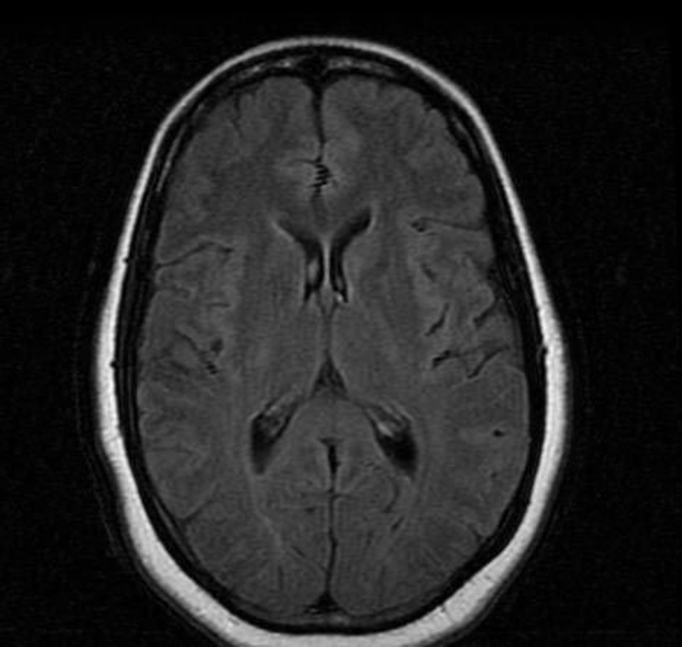
%> input picture 5.Segmentation/splt_merge/img.png, 2046 x 1941 px (shown at 1/3 size)
$ octave main.m   (GNU Octave 9; MATLAB toolbox functions it lacks are replaced by stand-ins)
%> lines starting %> are read from the running program, lines starting %| are printed output that depends on the picture
### 5.Segmentation/splt_merge/split256.m
function I=split256(A,Th)
n=128;I=A;r=2*n;
T=max(max(I))-min(min(I));
if T<Th
    I(1:r,1:r)=ceil(mean(mean(I(1:r,1:r))));
else
M1=split128(I(1:n,1:n),Th);
M2=split128(I(n+1:r,1:n),Th);
M3=split128(I(1:n,n+1:r),Th);
M4=split128(I(n+1:r,n+1:r),Th);
I1=cat(1,M1,M2);
I2=cat(1,M3,M4);
I=cat(2,I1,I2);
I=merge(I,Th);
end
end

### 5.Segmentation/splt_merge/split128.m
function I=split128(A,Th)
n=64;I=A;r=2*n;
T=max(max(I))-min(min(I));
if T<Th
    I(1:r,1:r)=ceil(mean(mean(I(1:r,1:r))));
else
M1=split64(I(1:n,1:n),Th);
M2=split64(I(n+1:r,1:n),Th);
M3=split64(I(1:n,n+1:r),Th);
M4=split64(I(n+1:r,n+1:r),Th);
I1=cat(1,M1,M2);
I2=cat(1,M3,M4);
I=cat(2,I1,I2);
I=merge(I,Th);
end
end

### 5.Segmentation/splt_merge/split64.m
function I=split64(A,Th)
n=32;I=A;r=2*n;
T=max(max(I))-min(min(I));
if T<Th
    I(1:r,1:r)=ceil(mean(mean(I(1:r,1:r))));
else
M1=split32(I(1:n,1:n),Th);
M2=split32(I(n+1:r,1:n),Th);
M3=split32(I(1:n,n+1:r),Th);
M4=split32(I(n+1:r,n+1:r),Th);
I1=cat(1,M1,M2);
I2=cat(1,M3,M4);
I=cat(2,I1,I2);
I=merge(I,Th);
end
end

### 5.Segmentation/splt_merge/split32.m
function I=split32(A,Th)
n=16;I=A;r=2*n;
T=max(max(I))-min(min(I));
if T<Th
    I(1:r,1:r)=ceil(mean(mean(I(1:r,1:r))));
else
M1=split16(I(1:n,1:n),Th);
M2=split16(I(n+1:r,1:n),Th);
M3=split16(I(1:n,n+1:r),Th);
M4=split16(I(n+1:r,n+1:r),Th);
I1=cat(1,M1,M2);
I2=cat(1,M3,M4);
I=cat(2,I1,I2);
I=merge(I,Th);
end
end

### 5.Segmentation/splt_merge/split16.m
function I=split16(A,Th)
I=A;n=8;r=2*n;
T=max(max(I))-min(min(I));
if T<Th
    I(1:r,1:r)=ceil(mean(mean(I(1:r,1:r))));
else
M1=split8(I(1:n,1:n),Th);
M2=split8(I(n+1:r,1:n),Th);
M3=split8(I(1:n,n+1:r),Th);
M4=split8(I(n+1:r,n+1:r),Th);
I1=cat(1,M1,M2);
I2=cat(1,M3,M4);
I=cat(2,I1,I2);
I=merge(I,Th);
end
end

### 5.Segmentation/splt_merge/split8.m
function I=split8(A,Th)
n=4;r=2*n;
I=A;
T=max(max(I))-min(min(I));
if T<Th
    I(1:r,1:r)=ceil(mean(mean(I(1:r,1:r))));
else
M1=splite4(I(1:n,1:n),Th);
M2=splite4(I(n+1:r,1:n),Th);
M3=splite4(I(1:n,n+1:r),Th);
M4=splite4(I(n+1:r,n+1:r),Th);
I1=cat(1,M1,M2);
I2=cat(1,M3,M4);
I=cat(2,I1,I2);
I=merge(I,Th);
end
end

### 5.Segmentation/splt_merge/splite4.m
function I=splite4(I,Th)
w=2;n=4;
T=max(max(I))-min(min(I));
if T<Th
   I(1:n,1:n)=ceil(mean(mean(I(1:n,1:n))));

else
M1=split2(I(1:w,1:w),Th);
M2=split2(I(w+1:n,1:w),Th);
M3=split2(I(1:w,w+1:n),Th);
M4=split2(I(w+1:n,w+1:n),Th);
I1=cat(1,M1,M2);
I2=cat(1,M3,M4);
I=cat(2,I1,I2);
I=merge(I,Th);
end
end

### 5.Segmentation/splt_merge/merge.m
function B=merge(I,th)
[n m]=size(I);
B=zeros(n,m);
for i=1:n
for j=1:m-1
for p=j+1:m
    if (B(i,p)==0)
        if abs(I(i,p-1)-I(i,p))<=th
            T=max(I(i,p-1),I(i,p));
             B(i,p-1)=T;
             B(i,p)=T;
        else
            break
        end
     end
end
end
end
B;
for i=1:n-1
for j=1:m
for p=i+1:n
    if ((B(p-1,j)~=0) && abs(I(p-1,j)-I(p,j))<=th)
        B(p,j)=B(p-1,j);
    end
    if (B(p-1,j)==0)
        if abs(I(p-1,j)-I(p,j))<=th
             T=max(I(p-1,j),I(p,j));
             B(p-1,j)=T;
             B(p,j)=T;
        else
            break
        end
    end
end
end
end
B;

for i=1:n-1
for j=1:m-1
for p=i+1:n
    if ((B(p-1,p-1)~=0) && abs(I(p-1,p-1)-I(p,p))<=th)
        B(p,p)=B(p-1,p-1);
    end
    if (B(p-1,p-1)==0)
        if abs(I(p-1,p-1)-I(p,p))<=th
            T=max(I(p-1,p-1),I(p,p));
             B(p-1,p-1)=T;
             B(p,p)=T;
        else
            break
        end
    end
end
end
end
for i=1:n
    for j=1:m
        if B(i,j)==0
            B(i,j)=I(i,j);
        end
    end
end
B;
end

### 5.Segmentation/splt_merge/split2.m
function I=split2(I,Th)
T=max(max(I))-min(min(I));
[l c]=size(I);
if T<Th
    I(1:l,1:c)=ceil(mean(mean(I(1:l,1:c))));
else
    I=merge(I,Th);
end
end

### 5.Segmentation/splt_merge/main.m
clear all
close all
clc
I=imread('img.png');
%> I is the input picture: size 1941x2046x3 uint8; min 0, max 252, mean 36.3
I=imresize(I,[256 256]);
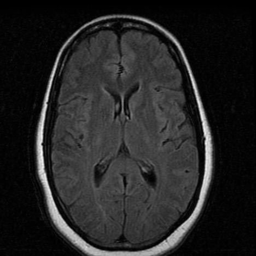
%> I: size 256x256x3 uint8; min 0, max 248, mean 36.3
[n m l]=size(I);
%> n = 256; m = 256; l = 3
if l==3
    I=rgb2gray(I);
%> I: size 256x256 uint8
end
imshow(I)
Th=4;
J=split256(I,Th);
%> in split256, `T=max(max(I))-min(min(I));`: T = 248
%> in split128, `I=A`:
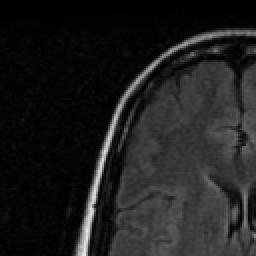
%> I: size 128x128 uint8 (shown 2 times larger); min 0, max 234, mean 30.4
%> in split128, `T=max(max(I))-min(min(I));`: T = 234
%> in split64, `T=max(max(I))-min(min(I));`: T = 194
%> in split32, `T=max(max(I))-min(min(I));`: T = 12
%> in split16, `T=max(max(I))-min(min(I));`: T = 4
%> in split8, `I=A;`: I = [0 0 0 0 0 0 0 0; 0 0 0 0 0 0 0 0; 0 0 0 0 0 0 0 0; 0 0 0 0 0 0 0 0; 0 0 0 0 0 0 0 0; 0 0 0 0 0 0 0 0; 0 0 0 0 0 0 0 0; 0 0 0 0 0 0 0 0]
%> in split8, `T=max(max(I))-min(min(I));`: T = 0
%> in split16, `M1=split8(I(1:n,1:n),Th);`: M1 has the same summary as I in split8
%> in splite4, `T=max(max(I))-min(min(I));`: T = 2
%> after the loop in merge, `for i=1:n`: B = [2 2 2 2 2 2 2 2; 2 2 2 2 2 2 2 2; 2 2 2 2 2 2 2 2; 2 2 2 2 2 2 2 2; 3 3 3 3 3 3 3 3; 3 3 3 3 3 3 3 3; 3 3 3 3 3 3 3 3; 3 3 3 3 3 3 3 3]
%> after the loop in merge, `for i=1:n-1`: B = [2 2 2 2 2 2 2 2; 2 2 2 2 2 2 2 2; 2 2 2 2 2 2 2 2; 2 2 2 2 2 2 2 2; 2 2 2 2 2 2 2 2; 2 2 2 2 2 2 2 2; 2 2 2 2 2 2 2 2; 2 2 2 2 2 2 2 2]
%> in split16, `M2=split8(I(n+1:r,1:n),Th);`: M2 has the same summary as B in merge
%> in split16, `M3=split8(I(1:n,n+1:r),Th);`: M3 = [1 1 1 1 1 1 1 1; 1 1 1 1 1 1 1 1; 1 1 1 1 1 1 1 1; 1 1 1 1 1 1 1 1; 1 1 1 1 1 1 1 1; 1 1 1 1 1 1 1 1; 1 1 1 1 1 1 1 1; 1 1 1 1 1 1 1 1]
%> in split16, `M4=split8(I(n+1:r,n+1:r),Th);`: M4 has the same summary as B in merge
%> in split2, `T=max(max(I))-min(min(I));`: T = 2
%> call 2 of split32, with Th = 4
%> in split32 (call 2), `I=A`:
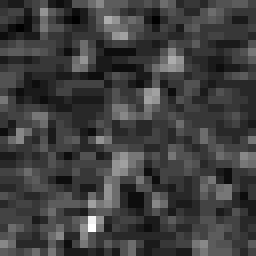
%> I: size 32x32 uint8 (shown 8 times larger); min 0, max 19, mean 4.69; drawn with min black and max white
%> in split32 (call 2), `T=max(max(I))-min(min(I));`: T = 19
%> call 2 of split64, with Th = 4
%> in split64 (call 2), `I1=cat(1,M1,M2);`:
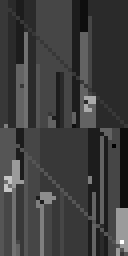
%> I1: size 64x32 double (shown 4 times larger); min 2, max 20, mean 6.43; drawn with min black and max white
%> in split64 (call 2), `I2=cat(1,M3,M4);`:
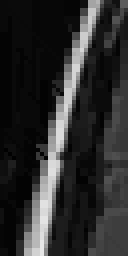
%> I2: size 64x32 double (shown 4 times larger); min 1, max 230, mean 44.3
%> call 3 of split64, with Th = 4
%> in split64 (call 3), `I=A`:
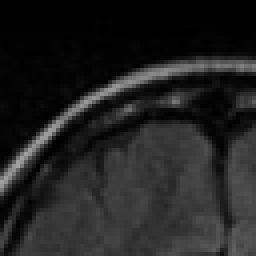
%> I: size 64x64 uint8 (shown 4 times larger); min 0, max 164, mean 33.5
%> in split32 (call 11), `I=cat(2,I1,I2);`:
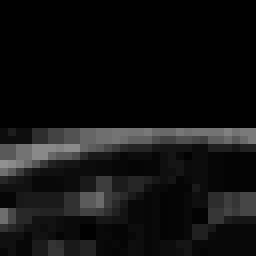
%> I: size 32x32 double (shown 8 times larger); min 1, max 145, mean 17.7
%> (the run ends here)
